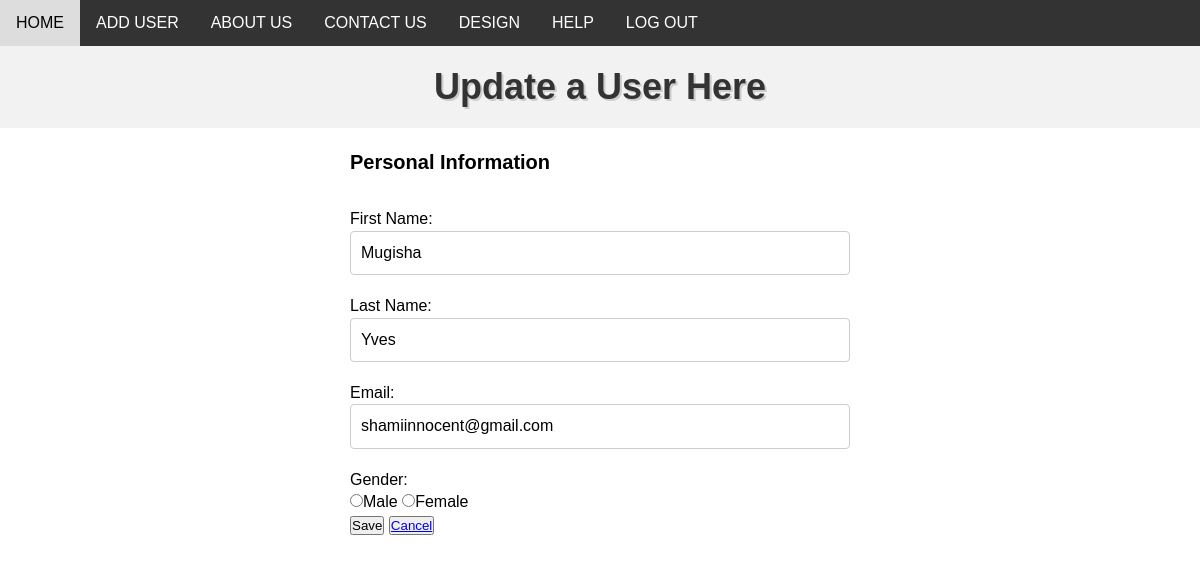
Page /edit.php?id=22 on the committed database.
### tables this page shows
CREATE TABLE `users` (
  `id` int(11) NOT NULL,
  `fname` varchar(100) DEFAULT NULL,
  `lname` varchar(100) DEFAULT NULL,
  `email` varchar(255) DEFAULT NULL,
  `password` varchar(255) DEFAULT NULL,
  `gender` varchar(255) DEFAULT NULL
);

### edit.php (the view, shortened to what this page needs)
<?php
 include "connection.php";
 $id = "";
 $fname = "";
 $lname = "";
 $email = "";
 if ($_SERVER["REQUEST_METHOD"] == 'GET') {
    $id = $_GET['id'];
    $sql = "select * from users where id = $id";
    $result = $conn->query($sql);
    $row = $result->fetch_assoc();
    $fname = $row["fname"];
    $lname = $row["lname"];
    $email = $row["email"];
 }
?>
<!DOCTYPE html>
<html lang="en">
<head>
<link rel="stylesheet" href="style.css">
</head>
<body>
<div class="navbar">
        <ul>
           <li><a href="index.php">HOME</a></li>
           <li><a href="create.php">ADD USER</a></li>
           <li><a href="#">ABOUT US</a></li>
           <li><a href="#">CONTACT US</a></li>
           <li><a href="#">DESIGN</a></li>
           <li><a href="#">HELP</a></li>
           <li><a href="signUp.php">LOG OUT</a></li>
        </ul>
    </div>
    <h1>Update a User Here</h1>
    <form action="<?php echo htmlspecialchars($_SERVER["PHP_SELF"]); ?>" method="POST">
        <fieldset>
            <legend>Personal Information</legend>
            <input type="hidden" name="id" value="<?php echo $id ?>"><br>
            First Name:<br>
            <input type="text" name="fname" value="<?php echo $fname ?>"><br>
            Last Name:<br>
            <input type="text" name="lname" value="<?php echo $lname ?>"><br>
            Email:<br>
            <input type="email" name="email" value="<?php echo $email ?>"><br>
            Gender:<br>
            <input type="radio" name="gender" value="Male">Male
            <input type="radio" name="gender" value="female">Female<br>
            <input type="submit" name="submit" value="Save">
            <button><a href="index.php">Cancel</a></button>
        </fieldset>
    </form>
</body>
</html>

### style.css (style rules this page uses)
* { margin: 0; padding: 0; box-sizing: border-box; }
form { margin: 20px auto; width: 500px; font-family: Arial, sans-serif; font-size: 16px; line-height: 1.4; }
fieldset { border: none; margin-bottom: 20px; }
legend { font-weight: bold; font-size: 20px; margin-bottom: 10px; }
input[type="text"], input[type="email"], input[type="password"], textarea { width: 100%; padding: 10px; border: 1px solid #ccc; border-radius: 4px; margin-bottom: 20px; font-size: 16px; line-height: 1.4; }
.navbar { background-color: #333; overflow: hidden; font-family: Arial, sans-serif; font-size: 16px; }
.navbar ul { list-style-type: none; margin: 0; padding: 0; display: flex; }
.navbar li { float: left; }
.navbar a { display: block; color: white; text-align: center; padding: 14px 16px; text-decoration: none; }
h1 { color: #333; font-family: Arial, sans-serif; font-size: 36px; text-align: center; background-color: #f2f2f2; padding: 20px; text-shadow: 2px 2px #ccc; }

### rows in the picture
users: fname "Mugisha", lname "Yves", email "shamiinnocent@gmail.com"
